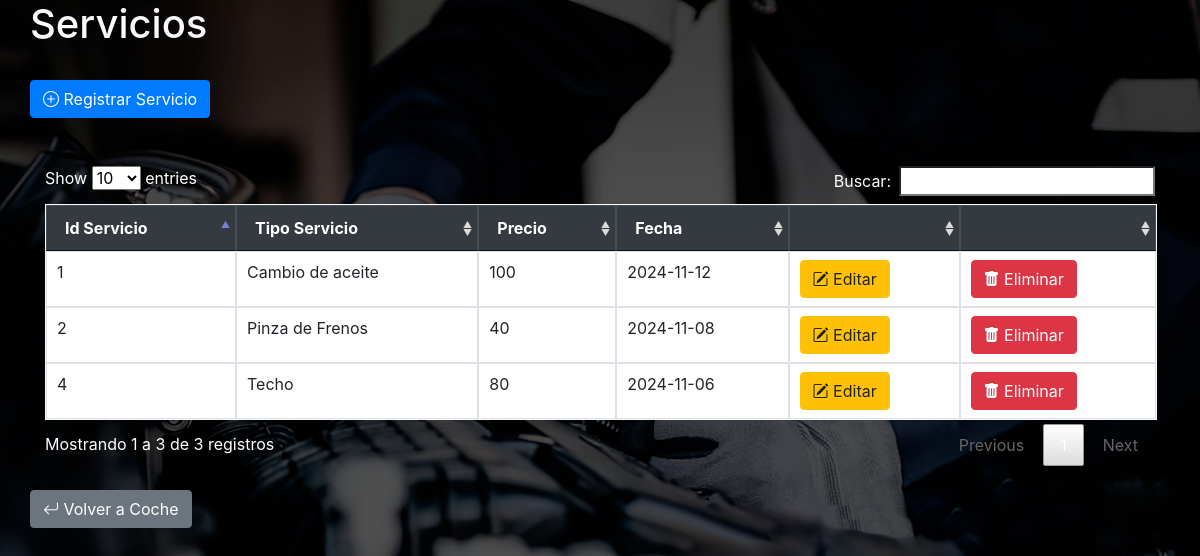
/servicio.php, run on an earlier commit of the app's database.
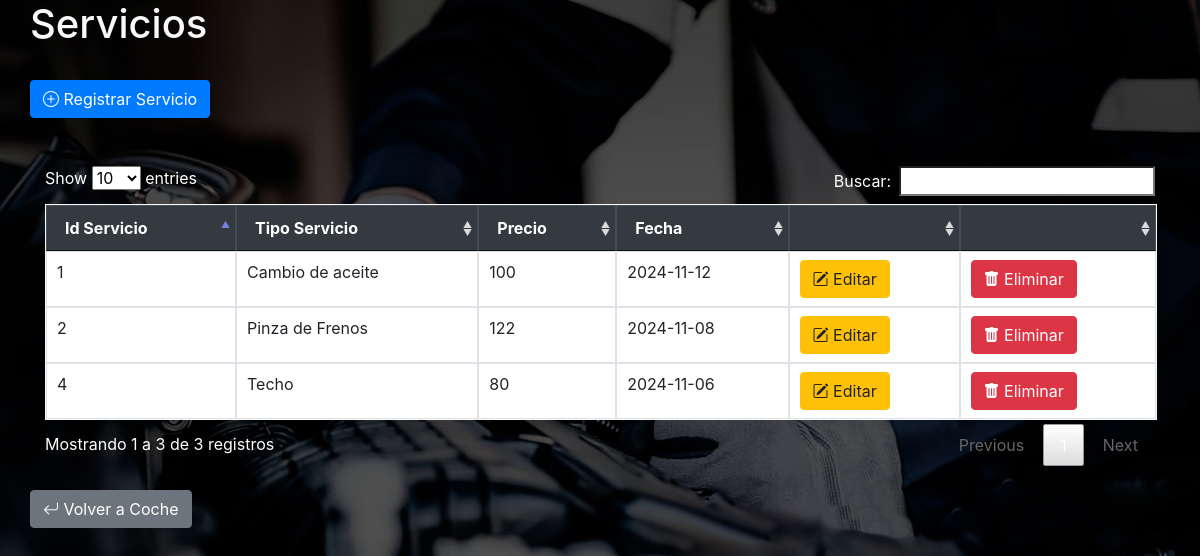
And on a later commit of the database.
### tables this page shows
CREATE TABLE `servicios` (
  `id_servicio` int(3) NOT NULL,
  `id_coche` int(3) NOT NULL,
  `Tipo_servicio` varchar(50) NOT NULL,
  `Precio` int(50) NOT NULL,
  `Fecha` date NOT NULL
);

### servicio.php (the view, shortened to what this page needs)
<?php
require 'conexion.php';
$id_coche = $_GET['id_coche'] ?? '';
$id_cliente = $_GET['id_cliente'] ?? '';
if ($id_coche) {
    $sql = "SELECT * FROM servicios WHERE id_coche = '$id_coche'";
    $resultado = $mysqli->query($sql);
} else {
    $sql = "SELECT * FROM servicios";
    $resultado = $mysqli->query($sql);
}
?>
<!doctype html>
<html lang="es">
<head>
    	<link rel="stylesheet" href="https://cdnjs.cloudflare.com/ajax/libs/font-awesome/6.0.0-beta3/css/all.min.css">
   		<link rel="stylesheet" href="https://cdnjs.cloudflare.com/ajax/libs/bootstrap-icons/1.7.2/font/bootstrap-icons.css">
		<link href="https://cdn.jsdelivr.net/npm/bootstrap-icons/font/bootstrap-icons.css" rel="stylesheet">
		<link rel="stylesheet" href="estilos.css">
		<link rel="stylesheet" href="css/jquery.dataTables.min.css">
		<link rel="stylesheet" href="css/bootstrap.min.css">
		<link rel="stylesheet" href="css/jquery.dataTables.min.css">
</head>
<body>
    <div class="container">
        <div class="row">
            <h1 class="text-light">Servicios</h1>
        </div>
        <br>
        <div class="row">
            <a href="registrarservicio.php?id_coche=<?php echo $id_coche; ?>&id_cliente=<?php echo $id_cliente; ?>" class="btn btn-primary"><i class="bi bi-plus-circle"></i> Registrar Servicio</a>
        </div>
        <br><br>
        <table id="tabla" class="table table-bordered border-light" style="width:100%">
            <thead class="table table-dark table-striped">
                <tr>
                    <th class="text-black">Id Servicio</th>
                    <th class="text-black">Tipo Servicio</th>
                    <th class="text-black">Precio</th>
                    <th class="text-black">Fecha</th>
                    <th class="text-black"></th>
                    <th></th>
                </tr>
            </thead>
            <tbody>
                <?php
                    while($fila = $resultado->fetch_assoc()) {
                        echo "<tr>";
                        echo "<td>{$fila['id_servicio']}</td>";
                        echo "<td>{$fila['Tipo_servicio']}</td>";
                        echo "<td>{$fila['Precio']}</td>";
                        echo "<td>{$fila['Fecha']}</td>";
                ?>
                        <td><a href="editarservicio.php?id_servicio=<?php echo $fila['id_servicio']; ?>&id_coche=<?php echo $id_coche; ?>&id_cliente=<?php echo $id_cliente; ?>" class="btn btn-warning"><i class='bi bi-pencil-square'></i> Editar</a></td>
                        <td><a href="eliminarservicio.php?id_servicio=<?php echo $fila['id_servicio']; ?>&id_coche=<?php echo $id_coche; ?>&id_cliente=<?php echo $id_cliente; ?>" class="btn btn-danger"><i class='bi bi-trash-fill'></i> Eliminar</a></td>
                <?php
                        echo "</tr>";
                    }
                ?>
            </tbody>
        </table>
        <div class="row mt-4">
            <a href="coche.php?id_cliente=<?php echo $id_cliente; ?>" class="btn btn-secondary"><i class="bi bi-arrow-return-left"></i> Volver a Coche</a>
        </div>
    </div>
</body>
</html>

What changed in the data, as far as the page shows it:
changed servicios "Pinza de Frenos": Precio "40" → "122"
